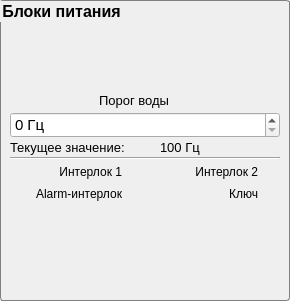
<?xml version="1.0" encoding="UTF-8"?>
<ui version="4.0">
 <class>flag_panel</class>
 <widget class="QWidget" name="flag_panel">
  <property name="geometry">
   <rect>
    <x>0</x>
    <y>0</y>
    <width>290</width>
    <height>301</height>
   </rect>
  </property>
  <property name="minimumSize">
   <size>
    <width>280</width>
    <height>0</height>
   </size>
  </property>
  <property name="maximumSize">
   <size>
    <width>290</width>
    <height>16777215</height>
   </size>
  </property>
  <property name="font">
   <font>
    <family>Arial</family>
    <pointsize>10</pointsize>
    <italic>false</italic>
    <bold>false</bold>
   </font>
  </property>
  <property name="windowTitle">
   <string>Form</string>
  </property>
  <property name="styleSheet">
   <string notr="true">QGroupBox { 
     border: 1px solid gray; 
     border-radius: 3px; 
 } 
</string>
  </property>
  <layout class="QVBoxLayout" name="verticalLayout">
   <property name="spacing">
    <number>1</number>
   </property>
   <property name="leftMargin">
    <number>0</number>
   </property>
   <property name="topMargin">
    <number>0</number>
   </property>
   <property name="rightMargin">
    <number>0</number>
   </property>
   <property name="bottomMargin">
    <number>0</number>
   </property>
   <item>
    <widget class="QGroupBox" name="groupBox">
     <property name="font">
      <font>
       <family>Arial</family>
       <pointsize>12</pointsize>
       <italic>false</italic>
       <bold>true</bold>
      </font>
     </property>
     <property name="autoFillBackground">
      <bool>false</bool>
     </property>
     <property name="styleSheet">
      <string notr="true">QLabel {
	font: 10pt 'Arial';
}</string>
     </property>
     <property name="title">
      <string>Блоки питания</string>
     </property>
     <layout class="QVBoxLayout" name="verticalLayout_4">
      <property name="spacing">
       <number>2</number>
      </property>
      <property name="leftMargin">
       <number>0</number>
      </property>
      <property name="topMargin">
       <number>0</number>
      </property>
      <property name="rightMargin">
       <number>0</number>
      </property>
      <property name="bottomMargin">
       <number>0</number>
      </property>
      <item>
       <widget class="QWidget" name="widget" native="true"/>
      </item>
      <item>
       <spacer name="verticalSpacer">
        <property name="orientation">
         <enum>Qt::Vertical</enum>
        </property>
        <property name="sizeHint" stdset="0">
         <size>
          <width>20</width>
          <height>40</height>
         </size>
        </property>
       </spacer>
      </item>
      <item>
       <layout class="QVBoxLayout" name="verticalLayout_2">
        <property name="spacing">
         <number>2</number>
        </property>
        <property name="leftMargin">
         <number>9</number>
        </property>
        <property name="topMargin">
         <number>0</number>
        </property>
        <property name="rightMargin">
         <number>9</number>
        </property>
        <property name="bottomMargin">
         <number>9</number>
        </property>
        <item>
         <layout class="QHBoxLayout" name="horizontalLayout_3">
          <item>
           <spacer name="horizontalSpacer">
            <property name="orientation">
             <enum>Qt::Horizontal</enum>
            </property>
            <property name="sizeHint" stdset="0">
             <size>
              <width>40</width>
              <height>20</height>
             </size>
            </property>
           </spacer>
          </item>
          <item>
           <widget class="QLabel" name="label_2">
            <property name="sizePolicy">
             <sizepolicy hsizetype="Maximum" vsizetype="Preferred">
              <horstretch>0</horstretch>
              <verstretch>0</verstretch>
             </sizepolicy>
            </property>
            <property name="font">
             <font>
              <family>Arial</family>
              <pointsize>10</pointsize>
              <italic>false</italic>
              <bold>false</bold>
              <underline>false</underline>
              <strikeout>false</strikeout>
             </font>
            </property>
            <property name="text">
             <string>Порог воды</string>
            </property>
            <property name="alignment">
             <set>Qt::AlignCenter</set>
            </property>
           </widget>
          </item>
          <item>
           <widget class="QLabel" name="l_water_marker">
            <property name="minimumSize">
             <size>
              <width>20</width>
              <height>20</height>
             </size>
            </property>
            <property name="maximumSize">
             <size>
              <width>20</width>
              <height>20</height>
             </size>
            </property>
            <property name="styleSheet">
             <string notr="true">QLabel::disabled{
                                   border-image: url(:/images/images/round_button_indicator_error.png)
                                  }
                                  QLabel::enabled{
                                  border-image: url(:/images/images/round_button_indicator_on_hover.png);
                                  }</string>
            </property>
            <property name="text">
             <string/>
            </property>
           </widget>
          </item>
          <item>
           <spacer name="horizontalSpacer_2">
            <property name="orientation">
             <enum>Qt::Horizontal</enum>
            </property>
            <property name="sizeHint" stdset="0">
             <size>
              <width>40</width>
              <height>20</height>
             </size>
            </property>
           </spacer>
          </item>
         </layout>
        </item>
        <item>
         <layout class="QVBoxLayout" name="verticalLayout_3">
          <item>
           <widget class="QDoubleSpinBox" name="dsb_water_thresh">
            <property name="sizePolicy">
             <sizepolicy hsizetype="Preferred" vsizetype="Fixed">
              <horstretch>0</horstretch>
              <verstretch>0</verstretch>
             </sizepolicy>
            </property>
            <property name="font">
             <font>
              <family>Arial</family>
              <pointsize>11</pointsize>
             </font>
            </property>
            <property name="suffix">
             <string> Гц</string>
            </property>
            <property name="decimals">
             <number>0</number>
            </property>
            <property name="maximum">
             <double>100.000000000000000</double>
            </property>
           </widget>
          </item>
          <item>
           <layout class="QHBoxLayout" name="horizontalLayout_2">
            <item>
             <widget class="QLabel" name="label">
              <property name="font">
               <font>
                <family>Arial</family>
                <pointsize>10</pointsize>
                <italic>false</italic>
                <bold>false</bold>
               </font>
              </property>
              <property name="text">
               <string>Текущее значение:</string>
              </property>
             </widget>
            </item>
            <item>
             <widget class="QLabel" name="l_water_thresh">
              <property name="enabled">
               <bool>true</bool>
              </property>
              <property name="maximumSize">
               <size>
                <width>120</width>
                <height>16777215</height>
               </size>
              </property>
              <property name="font">
               <font>
                <family>Arial</family>
                <pointsize>10</pointsize>
                <italic>false</italic>
                <bold>false</bold>
                <underline>false</underline>
                <strikeout>false</strikeout>
               </font>
              </property>
              <property name="text">
               <string>100 Гц</string>
              </property>
             </widget>
            </item>
           </layout>
          </item>
         </layout>
        </item>
        <item>
         <widget class="Line" name="line">
          <property name="orientation">
           <enum>Qt::Horizontal</enum>
          </property>
         </widget>
        </item>
        <item>
         <layout class="QVBoxLayout" name="verticalLayout_5">
          <item>
           <layout class="QHBoxLayout" name="horizontalLayout">
            <item>
             <widget class="QLabel" name="label_3">
              <property name="text">
               <string>Интерлок 1</string>
              </property>
              <property name="alignment">
               <set>Qt::AlignRight|Qt::AlignTrailing|Qt::AlignVCenter</set>
              </property>
             </widget>
            </item>
            <item>
             <widget class="QLabel" name="l_interlock_1">
              <property name="minimumSize">
               <size>
                <width>20</width>
                <height>20</height>
               </size>
              </property>
              <property name="maximumSize">
               <size>
                <width>20</width>
                <height>20</height>
               </size>
              </property>
              <property name="styleSheet">
               <string notr="true">QLabel::disabled{
                                   border-image: url(:/images/images/round_button_indicator_error.png)
                                  }
                                  QLabel::enabled{
                                  border-image: url(:/images/images/round_button_indicator_on_hover.png);
                                  }</string>
              </property>
              <property name="text">
               <string/>
              </property>
             </widget>
            </item>
            <item>
             <widget class="QLabel" name="label_6">
              <property name="text">
               <string>Интерлок 2</string>
              </property>
              <property name="alignment">
               <set>Qt::AlignRight|Qt::AlignTrailing|Qt::AlignVCenter</set>
              </property>
             </widget>
            </item>
            <item>
             <widget class="QLabel" name="l_interlock_2">
              <property name="minimumSize">
               <size>
                <width>20</width>
                <height>20</height>
               </size>
              </property>
              <property name="maximumSize">
               <size>
                <width>20</width>
                <height>20</height>
               </size>
              </property>
              <property name="styleSheet">
               <string notr="true">QLabel::disabled{
                                   border-image: url(:/images/images/round_button_indicator_error.png)
                                  }
                                  QLabel::enabled{
                                  border-image: url(:/images/images/round_button_indicator_on_hover.png);
                                  }</string>
              </property>
              <property name="text">
               <string/>
              </property>
             </widget>
            </item>
           </layout>
          </item>
          <item>
           <layout class="QHBoxLayout" name="horizontalLayout_5">
            <item>
             <widget class="QLabel" name="label_8">
              <property name="text">
               <string>Alarm-интерлок</string>
              </property>
              <property name="alignment">
               <set>Qt::AlignRight|Qt::AlignTrailing|Qt::AlignVCenter</set>
              </property>
             </widget>
            </item>
            <item>
             <widget class="QLabel" name="l_interlock_alarm">
              <property name="minimumSize">
               <size>
                <width>20</width>
                <height>20</height>
               </size>
              </property>
              <property name="maximumSize">
               <size>
                <width>20</width>
                <height>20</height>
               </size>
              </property>
              <property name="styleSheet">
               <string notr="true">QLabel::disabled{
                                   border-image: url(:/images/images/round_button_indicator_error.png)
                                  }
                                  QLabel::enabled{
                                  border-image: url(:/images/images/round_button_indicator_on_hover.png);
                                  }</string>
              </property>
              <property name="text">
               <string/>
              </property>
             </widget>
            </item>
            <item>
             <widget class="QLabel" name="label_10">
              <property name="text">
               <string>Ключ</string>
              </property>
              <property name="alignment">
               <set>Qt::AlignRight|Qt::AlignTrailing|Qt::AlignVCenter</set>
              </property>
             </widget>
            </item>
            <item>
             <widget class="QLabel" name="l_key">
              <property name="minimumSize">
               <size>
                <width>20</width>
                <height>20</height>
               </size>
              </property>
              <property name="maximumSize">
               <size>
                <width>20</width>
                <height>20</height>
               </size>
              </property>
              <property name="styleSheet">
               <string notr="true">QLabel::disabled{
                                   border-image: url(:/images/images/round_button_indicator_error.png)
                                  }
                                  QLabel::enabled{
                                  border-image: url(:/images/images/round_button_indicator_on_hover.png);
                                  }</string>
              </property>
              <property name="text">
               <string/>
              </property>
             </widget>
            </item>
           </layout>
          </item>
         </layout>
        </item>
       </layout>
      </item>
      <item>
       <spacer name="verticalSpacer_2">
        <property name="orientation">
         <enum>Qt::Vertical</enum>
        </property>
        <property name="sizeHint" stdset="0">
         <size>
          <width>20</width>
          <height>40</height>
         </size>
        </property>
       </spacer>
      </item>
     </layout>
    </widget>
   </item>
  </layout>
 </widget>
 <resources/>
 <connections/>
</ui>
